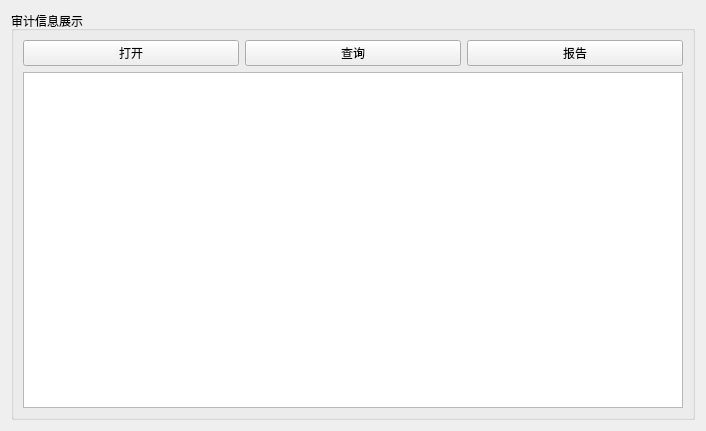
<?xml version="1.0" encoding="UTF-8"?>
<ui version="4.0">
 <class>AudInfoPage</class>
 <widget class="QWidget" name="AudInfoPage">
  <property name="geometry">
   <rect>
    <x>0</x>
    <y>0</y>
    <width>706</width>
    <height>431</height>
   </rect>
  </property>
  <property name="windowTitle">
   <string>Form</string>
  </property>
  <layout class="QGridLayout" name="gridLayout">
   <item row="0" column="0">
    <widget class="QGroupBox" name="groupBox_16">
     <property name="enabled">
      <bool>true</bool>
     </property>
     <property name="title">
      <string>审计信息展示</string>
     </property>
     <layout class="QGridLayout" name="gridLayout_21">
      <item row="0" column="1">
       <widget class="QPushButton" name="openButton">
        <property name="text">
         <string>打开</string>
        </property>
       </widget>
      </item>
      <item row="1" column="1" colspan="3">
       <widget class="QTextBrowser" name="textBrowser"/>
      </item>
      <item row="0" column="3">
       <widget class="QPushButton" name="reportButton">
        <property name="text">
         <string>报告</string>
        </property>
       </widget>
      </item>
      <item row="0" column="2">
       <widget class="QPushButton" name="queryButton">
        <property name="text">
         <string>查询</string>
        </property>
       </widget>
      </item>
     </layout>
    </widget>
   </item>
  </layout>
 </widget>
 <resources/>
 <connections/>
</ui>
